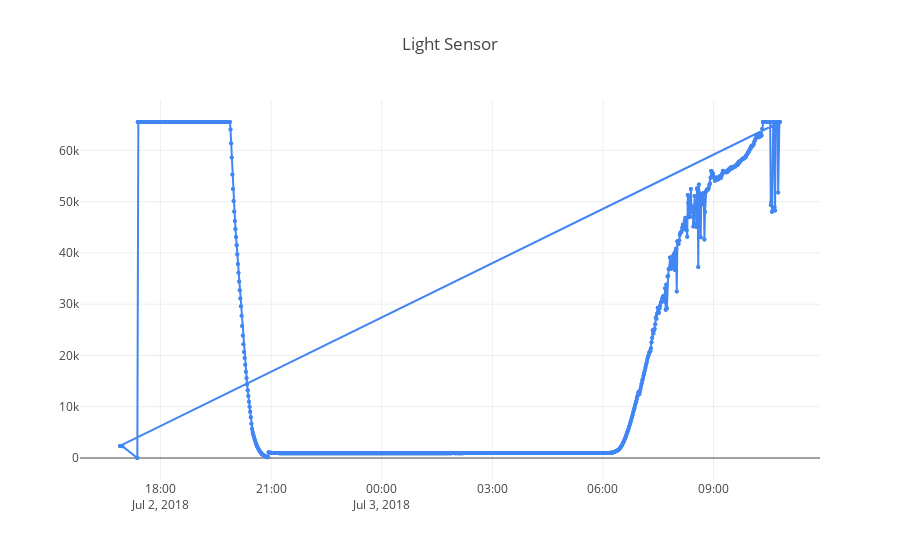

The code cell stored with this chart in its notebook:
### Markdown cell above
Graphing the light sensor:

### Code cell
draw_plot(data, 'Light', 'Light Sensor', 'rgb(66, 134, 244)')

### Figure 1 — Plotly figure (JSON) as saved in the notebook; plotly's stock layout.template omitted (floating-point values rounded to 4 significant figures; data arrays with more than 128 entries replaced by an {"elided": "..."} marker saying what was removed)
{"data": [{"marker": {"color": "rgb(66, 134, 244)", "size": 4}, "mode": "lines+markers", "type": "scatter", "x": {"elided": "2104 str values"}, "y": {"elided": "2104 int values"}}], "layout": {"title": "Light Sensor"}}
